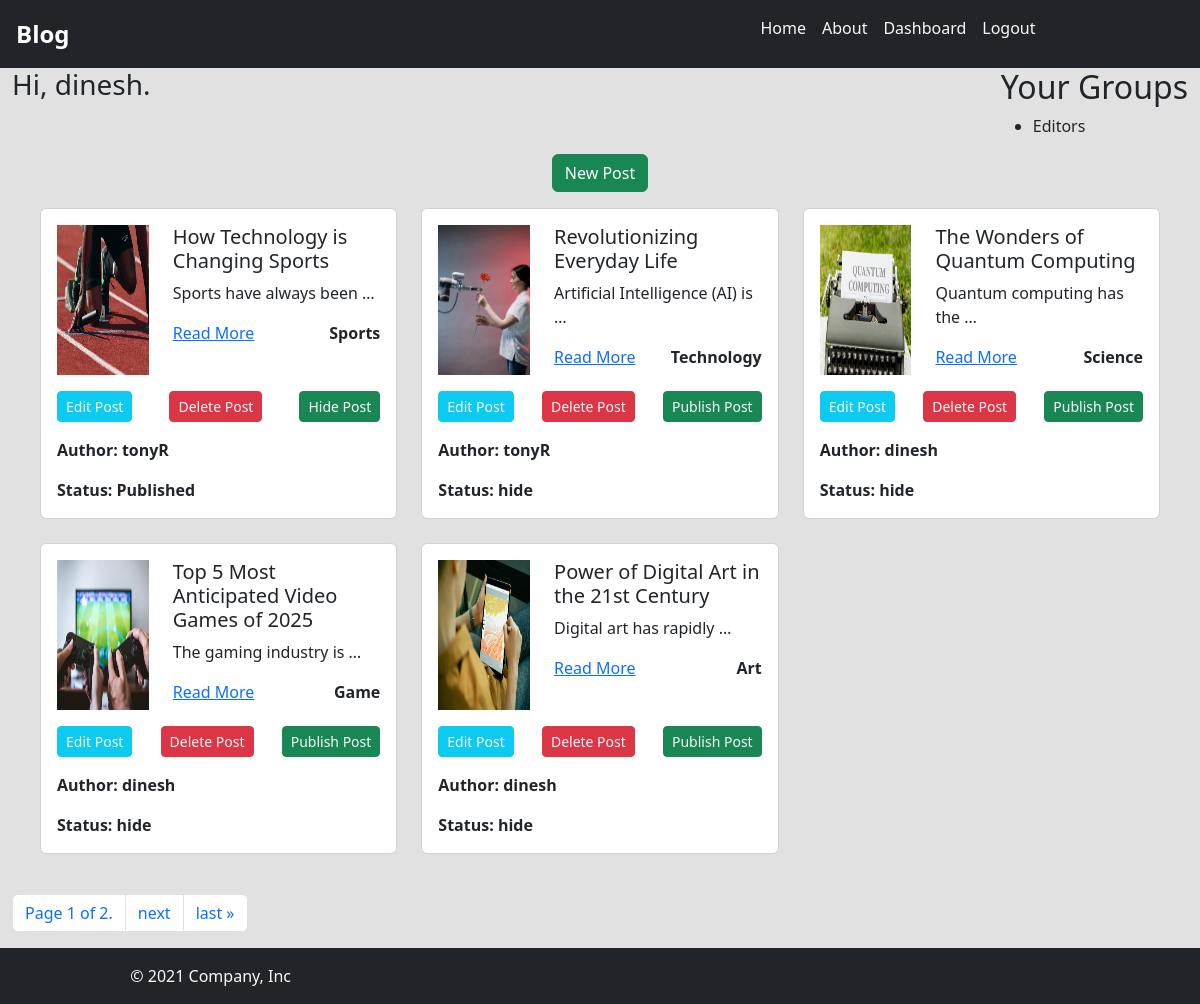
The page /dashboard (signed in) on the database its author committed.
### blog/models.py (models this page shows, shortened)
class Post(models.Model):
    title = models.CharField(max_length=100)
    content = models.TextField()
    img_url = models.ImageField(null=True,upload_to='blog/posts/images') # provides a path to the blog post images
    create_at = models.DateTimeField(auto_now_add=True)
    slug = models.SlugField(unique=True)
    category = models.ForeignKey(Category, on_delete=models.SET_NULL, null=True, blank=True) # foreign key to Category model
    user = models.ForeignKey(User, on_delete=models.SET_NULL, null=True, blank=True) # foreign key to User model
    is_published = models.BooleanField(default=False)
    @property
    def formatted_url(self):
        if self.img_url.__str__().startswith(('http://','https://')):
            return self.img_url
        return self.img_url.url
    def get_absolute_url(self):
        return reverse('blog:details', kwargs={'slug': self.slug})

class Category(models.Model):
    name = models.CharField(max_length=100)
    def __str__(self):
        return self.name

### blog/views.py (the view)
# urls.py: path('dashboard',views.dashboard,name='dashboard'),
@permission_required('blog.add_post', raise_exception=True)
def dashboard(request):
    if request.user.has_perm('blog.can_publish'):
        post = Post.objects.all()
    else:
        post = Post.objects.filter(user=request.user)
    items_per_page = 5
    page_num = request.GET.get("page")
    paginator_obj = Paginator(post,items_per_page)
    post = paginator_obj.get_page(page_num)
    page_data = {
        'post_list' : post,
    }
    return render(request, "blog/dashboard.html",page_data)

### blog/templates/blog/dashboard.html (shortened to what this page needs)
{% extends 'blog/includes/base.html' %}
{% block dynamic_content%}
<div class="container-fluid ">
    <div class="row">
        <div class="col-6">
            <h3> Hi, {{user.username}}.</h3>
        </div>
        <div class="col d-flex justify-content-end">
            <div>
                <h2>Your Groups</h2>
                <ul>
                    {% for group in user.groups.all %}
                        <li>{{ group.name }}</li>
                    {% empty %}
                        <li>You are not a member of any groups.</li>
                    {% endfor %}
                </ul>
            </div>
        </div>
    </div>
    <div class="row">
        <div class="d-flex justify-content-center">
            <a href="{% url "blog:new_post" %}" class="btn btn-success">New Post</a>
        </div>
    </div>
    <div class="row m-3">
        {% for post in post_list %}
            <div class="col-4 mb-4">
                <div class="card">
                    <div class="card-body">
                        <div class="row">
                            <div class="col-md-4">
                                <img style="height:150px; width:110px;" src="{{ post.formatted_url }}" class="img-fluid" alt="...">
                            </div>
                            <div class="col-md-8">
                                <h5 class="card-title">{{post.title}}</h5>
                                <p class="card-text">{{post.content|truncatewords:'4'}}</p>
                                <div class="d-flex justify-content-between">
                                    <a href="{{post.get_absolute_url}}">Read More</a>
                                    <span class="text-decoration-none text-dark fw-bold">{{post.category}}</span>
                                </div>
                            </div>
                        </div>
                        <div class="d-flex justify-content-between mt-3">
                            <a class="btn btn-info btn-sm text-light" href="{% url 'blog:edit_post' post_id=post.id%}">Edit Post</a>
                            <a class="btn btn-danger btn-sm text-light" onclick=deletePost("{% url 'blog:delete_post' post_id=post.id%}")>Delete Post</a>
                            {% if perms.blog.can_publish %}
                                {% if post.is_published %}
                                    <a class="btn btn-success btn-sm text-light" href="{% url 'blog:publish_post' post_id=post.id%}">Hide Post</a>
                                {% else %}
                                    <a class="btn btn-success btn-sm text-light" href="{% url 'blog:publish_post' post_id=post.id%}">Publish Post</a>
                                {% endif %}
                            {% endif %}
                        </div>
                        {% if perms.blog.can_publish %}
                            <div class="d-flex justify-content-between mt-3">
                                <span class="text-decoration-none text-dark fw-bold">Author: {{post.user}}</span>
                            </div>
                        {% endif %}
                        <div class="d-flex justify-content-between mt-3">
                            <span class="text-decoration-none text-dark fw-bold">Status:
                            {% if post.is_published %} Published {% else %} hide {% endif %}
                            </span>
                        </div>
                    </div>
                </div>
            </div>
        {% empty %}
            <div class="col-12">
                <span class="text-info">No Posts Available</span>
            </div>
        {% endfor %}
    </div>
    {% include "blog/includes/pagination.html" %}
</div>
{% endblock %}

### blog/templates/blog/includes/base.html (shortened to what this page needs)
{% load static %}
<!DOCTYPE html>
<html lang="en">
<head>
    <link href="https://cdn.jsdelivr.net/npm/bootstrap@5.3.3/dist/css/bootstrap.min.css" rel="stylesheet">
    <link rel="stylesheet" href="{% static 'css/style.css' %}">
    <link rel="stylesheet" href="https://cdn.jsdelivr.net/npm/bootstrap-icons@1.3.0/font/bootstrap-icons.css">
</head>
<body >
    {% include "blog/includes/header.html"%}
    {% block dynamic_content %}
    {% endblock %}
    {% include "blog/includes/footer.html"%}
</body>
</html>

### blog/templates/blog/includes/header.html
<header class="p-3 bg-dark text-white">
  <div class="row">
    <div class="col">
      <a href="{% url 'blog:index' %}" class="blog-link" >Blog</a>
    </div>
    <div class="col">
      <div class="d-flex justify-content-center gap-3">
        <a class="text-light text-decoration-none" href="{% url 'blog:index' %}">Home</a>
        <a class="text-light text-decoration-none" href="{% url "blog:about" %}">About</a>
        {% if user.is_authenticated %}
          <a class="text-light text-decoration-none" href="{% url "blog:dashboard" %}">Dashboard</a>
          <a class="text-light text-decoration-none" href="{% url "blog:logout" %}">Logout</a>
        {% else %}
          <a class="text-light text-decoration-none" href="{% url "blog:register" %}">Register</a>
          <a class="text-light text-decoration-none" href="{% url "blog:login" %}">Login</a>
        {% endif %}
      </div>
    </div>
  </div>
</header>

### blog/templates/blog/includes/pagination.html (shortened to what this page needs)
<div class="col-12 my-3">
    {% if post_list.has_other_pages %}
        <nav aria-label="Page navigation">
        <ul class="pagination">
            <li class="page-item"><span class="page-link">Page {{post_list.number}} of {{post_list.paginator.num_pages}}.</span></li>
            {% if post_list.has_next %}
                <li class="page-item">
                    <a class="page-link" href="?page={{post_list.next_page_number}}" aria-label="Next">
                        <span aria-hidden="true">next</span>
                    </a>
                </li>
                <li class="page-item">
                    <a class="page-link" href="?page={{post_list.paginator.num_pages}}" aria-label="Last">
                        <span aria-hidden="true">last &raquo;</span>
                    </a>
                </li>
            {% endif %}
        </ul>
        </nav>
    {% endif %}
</div>

### blog/templates/blog/includes/footer.html
<footer class="bg-dark text-light p-3">
  <div class="col-4 d-flex justify-content-center align-items-center">
    <span class="text-light">© 2021 Company, Inc</span>
  </div>
</footer>

### blog/static/css/style.css (style rules this page uses)
body { background-color: #e1e1e1; min-height: 100vh; display: flex; flex-direction: column; }
footer { margin-top: auto; }
.blog-link { font-size: 1.5em; font-weight: bold; color: #ffffff; text-decoration: none; }

### rows shown on the page
Post: formatted_url (picture), title "How Technology is Changing Sports", content "Sports have always been …", category "Sports", is_published "Hide Post", user "tonyR"
Post: formatted_url (picture), title "Revolutionizing Everyday Life", content "Artificial Intelligence (AI) is …", category "Technology", is_published "Publish Post", user "tonyR"
Post: formatted_url (picture), title "The Wonders of Quantum Computing", content "Quantum computing has the …", category "Science", is_published "Publish Post", user "dinesh"
Post: formatted_url (picture), title "Top 5 Most Anticipated Video Games of 2025", content "The gaming industry is …", category "Game", is_published "Publish Post", user "dinesh"
Post: formatted_url (picture), title "Power of Digital Art in the 21st Century", content "Digital art has rapidly …", category "Art", is_published "Publish Post", user "dinesh"

### other values the page prints
{{ user.username }} "dinesh"
{{ group.name }} "Editors"
{{ post_list.number }} "1"
{{ post_list.paginator.num_pages }} "2"
